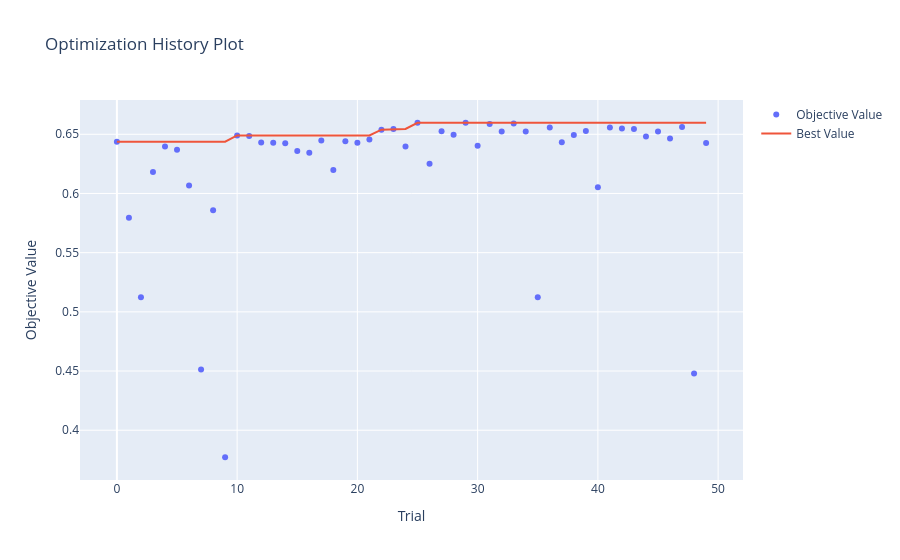
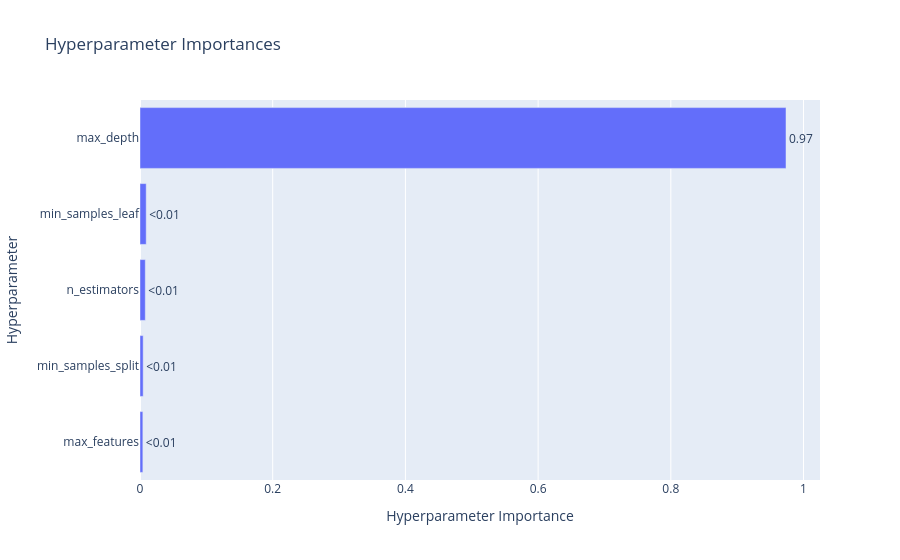
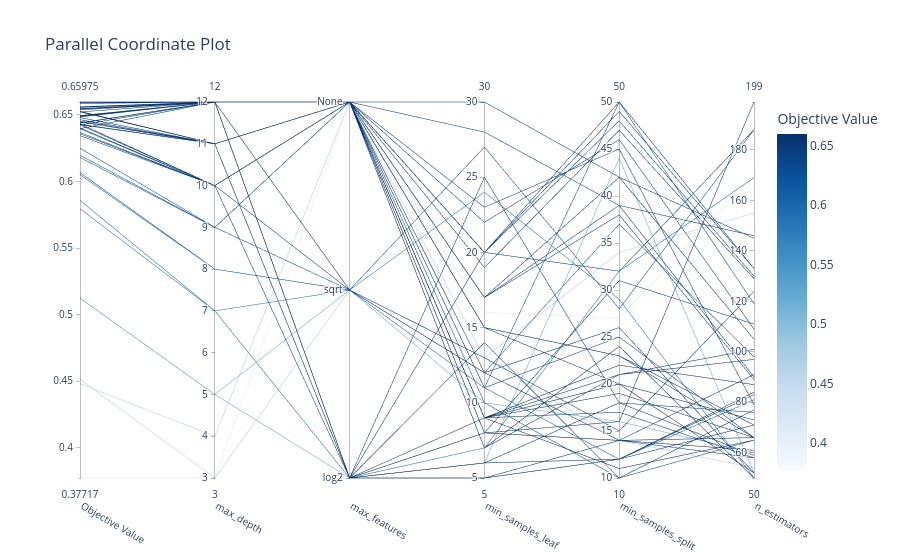

The code cell stored with these charts, in order, in its notebook:
### Code cell
# ============================================================
#  5. ÉVALUATION du meilleur modèle  (ton code, inchangé)
# ============================================================
from sklearn.metrics import classification_report, ConfusionMatrixDisplay
 
best_model = RandomForestClassifier(**study.best_params, random_state=42, n_jobs=-1, class_weight="balanced")
best_model.fit(X_train, y_train)
 
y_pred = best_model.predict(X_test)
 
print(classification_report(y_test, y_pred))
print(f"Accuracy test : {best_model.score(X_test, y_test):.4f}")
 
 
# --- Matrice de confusion ---
labels = sorted(y_train.unique())
 
fig, axes = plt.subplots(1, 2, figsize=(13, 5))
 
ConfusionMatrixDisplay.from_estimator(
    best_model, X_test, y_test, labels=labels,
    display_labels=[l.upper() for l in labels],
    cmap="Blues", ax=axes[0], colorbar=False
)
axes[0].set_title("Effectifs")
 
ConfusionMatrixDisplay.from_estimator(
    best_model, X_test, y_test, labels=labels,
    display_labels=[l.upper() for l in labels],
    cmap="Blues", normalize="true", values_format=".2f",
    ax=axes[1], colorbar=False
)
axes[1].set_title("Normalisée par ligne")
 
fig.suptitle("Matrice de confusion — Nutri-Score", fontsize=14)
plt.tight_layout()
plt.show()
 
 
# --- Importance des variables ---
feature_scores = pd.Series(best_model.feature_importances_,
                           index=X_train.columns).sort_values(ascending=False)
 
plt.figure(figsize=(8, 5))
sns.barplot(x=feature_scores, y=feature_scores.index)
plt.xlabel("Feature importance score")
plt.ylabel("Variables")
plt.title("Importance des variables")
plt.tight_layout()
plt.show()
 
print(feature_scores)
 
 
# --- Graphiques Optuna ---
optuna.visualization.plot_optimization_history(study).show()
optuna.visualization.plot_param_importances(study).show()
optuna.visualization.plot_parallel_coordinate(study).show()

### Figure 1 — Plotly figure (JSON) as saved in the notebook; plotly's stock layout.template omitted (floating-point values rounded to 4 significant figures)
{"data": [{"mode": "markers", "name": "Objective Value", "type": "scatter", "x": [0, 1, 2, 3, 4, 5, 6, 7, 8, 9, 10, 11, 12, 13, 14, 15, 16, 17, 18, 19, 20, 21, 22, 23, 24, 25, 26, 27, 28, 29, 30, 31, 32, 33, 34, 35, 36, 37, 38, 39, 40, 41, 42, 43, 44, 45, 46, 47, 48, 49], "y": [0.6438, 0.5795, 0.5124, 0.6181, 0.6397, 0.6368, 0.6067, 0.4513, 0.5858, 0.3772, 0.649, 0.6485, 0.643, 0.6428, 0.6425, 0.6359, 0.6345, 0.6448, 0.6198, 0.6441, 0.6428, 0.6455, 0.6539, 0.6545, 0.6396, 0.6597, 0.625, 0.6526, 0.6495, 0.6597, 0.6403, 0.6587, 0.6524, 0.6592, 0.6523, 0.5124, 0.6557, 0.6434, 0.6493, 0.6527, 0.6052, 0.6558, 0.6548, 0.6545, 0.6481, 0.6523, 0.6465, 0.6562, 0.448, 0.6426]}, {"mode": "lines", "name": "Best Value", "type": "scatter", "x": [0, 1, 2, 3, 4, 5, 6, 7, 8, 9, 10, 11, 12, 13, 14, 15, 16, 17, 18, 19, 20, 21, 22, 23, 24, 25, 26, 27, 28, 29, 30, 31, 32, 33, 34, 35, 36, 37, 38, 39, 40, 41, 42, 43, 44, 45, 46, 47, 48, 49], "y": [0.6438, 0.6438, 0.6438, 0.6438, 0.6438, 0.6438, 0.6438, 0.6438, 0.6438, 0.6438, 0.649, 0.649, 0.649, 0.649, 0.649, 0.649, 0.649, 0.649, 0.649, 0.649, 0.649, 0.649, 0.6539, 0.6545, 0.6545, 0.6597, 0.6597, 0.6597, 0.6597, 0.6597, 0.6597, 0.6597, 0.6597, 0.6597, 0.6597, 0.6597, 0.6597, 0.6597, 0.6597, 0.6597, 0.6597, 0.6597, 0.6597, 0.6597, 0.6597, 0.6597, 0.6597, 0.6597, 0.6597, 0.6597]}, {"marker": {"color": "#cccccc"}, "mode": "markers", "name": "Infeasible Trial", "showlegend": false, "type": "scatter", "x": [], "y": []}], "layout": {"title": {"text": "Optimization History Plot"}, "xaxis": {"title": {"text": "Trial"}}, "yaxis": {"title": {"text": "Objective Value"}}}}

### Figure 2 — Plotly figure (JSON) as saved in the notebook; plotly's stock layout.template omitted (floating-point values rounded to 4 significant figures)
{"data": [{"cliponaxis": false, "hovertemplate": ["max_features (CategoricalDistribution): 0.0043067053799787786<extra></extra>", "min_samples_split (IntDistribution): 0.0047805972854886<extra></extra>", "n_estimators (IntDistribution): 0.007976508209495236<extra></extra>", "min_samples_leaf (IntDistribution): 0.009346901026866384<extra></extra>", "max_depth (IntDistribution): 0.9735892880981709<extra></extra>"], "name": "Objective Value", "orientation": "h", "text": ["<0.01", "<0.01", "<0.01", "<0.01", "0.97"], "textposition": "outside", "type": "bar", "x": [0.004307, 0.004781, 0.007977, 0.009347, 0.9736], "y": ["max_features", "min_samples_split", "n_estimators", "min_samples_leaf", "max_depth"]}], "layout": {"title": {"text": "Hyperparameter Importances"}, "xaxis": {"title": {"text": "Hyperparameter Importance"}}, "yaxis": {"title": {"text": "Hyperparameter"}}}}

### Figure 3 — Plotly figure (JSON) as saved in the notebook; plotly's stock layout.template omitted (floating-point values rounded to 4 significant figures)
{"data": [{"dimensions": [{"label": "Objective Value", "range": [0.3772, 0.6597], "values": [0.6438, 0.5795, 0.5124, 0.6181, 0.6397, 0.6368, 0.6067, 0.4513, 0.5858, 0.3772, 0.649, 0.6485, 0.643, 0.6428, 0.6425, 0.6359, 0.6345, 0.6448, 0.6198, 0.6441, 0.6428, 0.6455, 0.6539, 0.6545, 0.6396, 0.6597, 0.625, 0.6526, 0.6495, 0.6597, 0.6403, 0.6587, 0.6524, 0.6592, 0.6523, 0.5124, 0.6557, 0.6434, 0.6493, 0.6527, 0.6052, 0.6558, 0.6548, 0.6545, 0.6481, 0.6523, 0.6465, 0.6562, 0.448, 0.6426]}, {"label": "max_depth", "range": [3, 12], "values": [12, 7, 5, 9, 12, 10, 8, 3, 7, 3, 12, 12, 11, 11, 12, 10, 10, 11, 9, 12, 11, 11, 12, 12, 10, 12, 9, 11, 12, 12, 10, 12, 11, 12, 11, 5, 12, 10, 12, 11, 8, 12, 12, 12, 11, 12, 11, 12, 4, 10]}, {"label": "max_features", "range": [0, 2], "ticktext": ["log2", "sqrt", "None"], "tickvals": [0, 1, 2], "values": [0, 1, 0, 1, 0, 1, 1, 1, 0, 2, 2, 2, 2, 2, 2, 2, 2, 2, 2, 2, 2, 2, 2, 2, 2, 2, 2, 2, 0, 2, 0, 2, 2, 2, 2, 1, 0, 2, 1, 2, 1, 0, 0, 0, 0, 0, 0, 2, 2, 2]}, {"label": "min_samples_leaf", "range": [5, 30], "values": [20, 24, 6, 27, 25, 13, 12, 13, 7, 16, 19, 20, 20, 20, 30, 17, 22, 17, 11, 28, 23, 17, 15, 15, 15, 9, 10, 9, 14, 8, 5, 9, 8, 9, 7, 10, 5, 9, 12, 7, 11, 5, 6, 8, 6, 9, 8, 12, 13, 11]}, {"label": "min_samples_split", "range": [10, 50], "values": [32, 29, 44, 28, 18, 15, 37, 34, 32, 27, 47, 49, 48, 50, 42, 42, 46, 39, 50, 39, 45, 38, 23, 20, 23, 11, 10, 19, 10, 14, 14, 22, 14, 20, 24, 16, 12, 17, 26, 21, 12, 12, 12, 16, 18, 21, 31, 14, 14, 25]}, {"label": "n_estimators", "range": [50, 199], "values": [188, 50, 52, 188, 76, 124, 98, 155, 169, 170, 129, 133, 130, 133, 105, 145, 109, 90, 119, 146, 79, 89, 71, 73, 66, 65, 65, 66, 77, 61, 58, 87, 91, 52, 50, 60, 84, 58, 52, 97, 81, 83, 71, 199, 59, 101, 111, 66, 54, 66]}], "labelangle": 30, "labelside": "bottom", "line": {"color": [0.6438, 0.5795, 0.5124, 0.6181, 0.6397, 0.6368, 0.6067, 0.4513, 0.5858, 0.3772, 0.649, 0.6485, 0.643, 0.6428, 0.6425, 0.6359, 0.6345, 0.6448, 0.6198, 0.6441, 0.6428, 0.6455, 0.6539, 0.6545, 0.6396, 0.6597, 0.625, 0.6526, 0.6495, 0.6597, 0.6403, 0.6587, 0.6524, 0.6592, 0.6523, 0.5124, 0.6557, 0.6434, 0.6493, 0.6527, 0.6052, 0.6558, 0.6548, 0.6545, 0.6481, 0.6523, 0.6465, 0.6562, 0.448, 0.6426], "colorbar": {"title": {"text": "Objective Value"}}, "colorscale": [[0, "rgb(247,251,255)"], [0.125, "rgb(222,235,247)"], [0.25, "rgb(198,219,239)"], [0.375, "rgb(158,202,225)"], [0.5, "rgb(107,174,214)"], [0.625, "rgb(66,146,198)"], [0.75, "rgb(33,113,181)"], [0.875, "rgb(8,81,156)"], [1, "rgb(8,48,107)"]], "reversescale": false, "showscale": true}, "type": "parcoords"}], "layout": {"title": {"text": "Parallel Coordinate Plot"}}}
